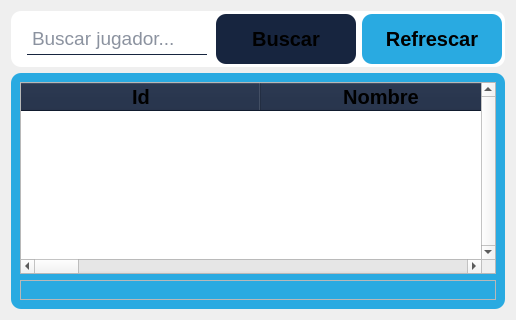
      <widget class="QWidget" name="jugadores">
       <layout class="QVBoxLayout" name="verticalLayout_2">
        <item>
         <widget class="QFrame" name="filtro_jugadores">
          <property name="styleSheet">
           <string notr="true">background-color: rgb(255, 255, 255);
border-radius: 10px;
padding: 3px;</string>
          </property>
          <property name="frameShape">
           <enum>QFrame::StyledPanel</enum>
          </property>
          <property name="frameShadow">
           <enum>QFrame::Raised</enum>
          </property>
          <layout class="QHBoxLayout" name="horizontalLayout_4" stretch="12,0,0">
           <property name="leftMargin">
            <number>0</number>
           </property>
           <property name="topMargin">
            <number>0</number>
           </property>
           <property name="rightMargin">
            <number>0</number>
           </property>
           <property name="bottomMargin">
            <number>0</number>
           </property>
           <item alignment="Qt::AlignVCenter">
            <widget class="QFrame" name="buscador_jugadores">
             <property name="minimumSize">
              <size>
               <width>0</width>
               <height>46</height>
              </size>
             </property>
             <property name="maximumSize">
              <size>
               <width>16777215</width>
               <height>30</height>
              </size>
             </property>
             <property name="styleSheet">
              <string notr="true">padding: 3px;</string>
             </property>
             <property name="frameShape">
              <enum>QFrame::StyledPanel</enum>
             </property>
             <property name="frameShadow">
              <enum>QFrame::Raised</enum>
             </property>
             <layout class="QVBoxLayout" name="verticalLayout_4">
              <property name="spacing">
               <number>0</number>
              </property>
              <property name="leftMargin">
               <number>10</number>
              </property>
              <property name="topMargin">
               <number>0</number>
              </property>
              <property name="rightMargin">
               <number>0</number>
              </property>
              <property name="bottomMargin">
               <number>0</number>
              </property>
              <item alignment="Qt::AlignVCenter">
               <widget class="QLineEdit" name="inp_buscador_jugadores">
                <property name="minimumSize">
                 <size>
                  <width>0</width>
                  <height>16</height>
                 </size>
                </property>
                <property name="font">
                 <font>
                  <pointsize>14</pointsize>
                 </font>
                </property>
                <property name="styleSheet">
                 <string notr="true">color: rgb(23, 37, 63);
	font-size: large;
	border: 0;
	border-bottom: 1px solid rgb(23, 37, 63);
	border-radius: 0;</string>
                </property>
                <property name="text">
                 <string/>
                </property>
                <property name="placeholderText">
                 <string>Buscar jugador...</string>
                </property>
               </widget>
              </item>
             </layout>
            </widget>
           </item>
           <item>
            <widget class="QPushButton" name="btn_buscar_jugadores">
             <property name="minimumSize">
              <size>
               <width>140</width>
               <height>50</height>
              </size>
             </property>
             <property name="maximumSize">
              <size>
               <width>150</width>
               <height>50</height>
              </size>
             </property>
             <property name="font">
              <font>
               <pointsize>-1</pointsize>
               <weight>75</weight>
               <bold>true</bold>
              </font>
             </property>
             <property name="cursor">
              <cursorShape>PointingHandCursor</cursorShape>
             </property>
             <property name="styleSheet">
              <string notr="true">background-color: rgb(23, 37, 63);
font-size: 20px;
font-weight: bold;
border: none;
padding: 10px;
border-radius: 10px;</string>
             </property>
             <property name="text">
              <string>Buscar</string>
             </property>
             <property name="icon">
              <iconset>
               <normaloff>lupa.png</normaloff>lupa.png</iconset>
             </property>
             <property name="iconSize">
              <size>
               <width>20</width>
               <height>20</height>
              </size>
             </property>
            </widget>
           </item>
           <item>
            <widget class="QPushButton" name="btn_refrescar_jugadores">
             <property name="minimumSize">
              <size>
               <width>140</width>
               <height>50</height>
              </size>
             </property>
             <property name="maximumSize">
              <size>
               <width>150</width>
               <height>50</height>
              </size>
             </property>
             <property name="cursor">
              <cursorShape>PointingHandCursor</cursorShape>
             </property>
             <property name="styleSheet">
              <string notr="true">background-color: rgb(41, 170, 225);
font-size: 20px;
font-weight: bold;
border: none;
padding: 10px;
border-radius: 10px;
text-align:center;</string>
             </property>
             <property name="text">
              <string>Refrescar</string>
             </property>
             <property name="icon">
              <iconset>
               <normaloff>refrescar.png</normaloff>refrescar.png</iconset>
             </property>
             <property name="iconSize">
              <size>
               <width>20</width>
               <height>20</height>
              </size>
             </property>
            </widget>
           </item>
          </layout>
         </widget>
        </item>
        <item>
         <widget class="QFrame" name="contenedor_jugadores">
          <property name="styleSheet">
           <string notr="true">#contenedor_jugadores {
background-color: rgb(41, 170, 225);
border-radius: 10px;
}
</string>
          </property>
          <property name="frameShape">
           <enum>QFrame::StyledPanel</enum>
          </property>
          <property name="frameShadow">
           <enum>QFrame::Raised</enum>
          </property>
          <layout class="QGridLayout" name="gridLayout">
           <item row="0" column="0">
            <widget class="QTableWidget" name="tabla_jugadores">
             <property name="font">
              <font>
               <pointsize>-1</pointsize>
              </font>
             </property>
             <property name="autoFillBackground">
              <bool>false</bool>
             </property>
             <property name="styleSheet">
              <string notr="true">#tabla_jugadores{
font-size: 18px;
	color: rgb(24, 38, 64);
}

#tabla_jugadores QHeaderView::section {
	background-color: rgb(24, 38, 64);
	font-weight: bold;
	font-size: 20px;
}

#tabla_jugadores QScrollBar:horizontal {
    border: 0;
	background-color: rgb(24, 38, 64);
    height: 18px;
    margin: 0;
}

#tabla_jugadores QScrollBar:vertical {
    border: 0;
	background-color: rgb(24, 38, 64);
    width: 18px;
    margin: 0;
}</string>
             </property>
             <property name="verticalScrollBarPolicy">
              <enum>Qt::ScrollBarAlwaysOn</enum>
             </property>
             <property name="horizontalScrollBarPolicy">
              <enum>Qt::ScrollBarAlwaysOn</enum>
             </property>
             <property name="sizeAdjustPolicy">
              <enum>QAbstractScrollArea::AdjustIgnored</enum>
             </property>
             <property name="autoScroll">
              <bool>false</bool>
             </property>
             <property name="autoScrollMargin">
              <number>0</number>
             </property>
             <property name="editTriggers">
              <set>QAbstractItemView::NoEditTriggers</set>
             </property>
             <property name="showDropIndicator" stdset="0">
              <bool>false</bool>
             </property>
             <property name="alternatingRowColors">
              <bool>true</bool>
             </property>
             <property name="selectionMode">
              <enum>QAbstractItemView::SingleSelection</enum>
             </property>
             <property name="selectionBehavior">
              <enum>QAbstractItemView::SelectRows</enum>
             </property>
             <property name="verticalScrollMode">
              <enum>QAbstractItemView::ScrollPerPixel</enum>
             </property>
             <property name="horizontalScrollMode">
              <enum>QAbstractItemView::ScrollPerPixel</enum>
             </property>
             <property name="rowCount">
              <number>0</number>
             </property>
             <attribute name="horizontalHeaderDefaultSectionSize">
              <number>240</number>
             </attribute>
             <attribute name="horizontalHeaderShowSortIndicator" stdset="0">
              <bool>false</bool>
             </attribute>
             <attribute name="verticalHeaderVisible">
              <bool>false</bool>
             </attribute>
             <attribute name="verticalHeaderMinimumSectionSize">
              <number>0</number>
             </attribute>
             <attribute name="verticalHeaderHighlightSections">
              <bool>false</bool>
             </attribute>
             <attribute name="verticalHeaderShowSortIndicator" stdset="0">
              <bool>false</bool>
             </attribute>
             <column>
              <property name="text">
               <string>Id</string>
              </property>
              <property name="font">
               <font>
                <weight>50</weight>
                <bold>false</bold>
               </font>
              </property>
             </column>
             <column>
              <property name="text">
               <string>Nombre</string>
              </property>
             </column>
             <column>
              <property name="text">
               <string>Nº Ranking</string>
              </property>
             </column>
             <column>
              <property name="text">
               <string>Puntos</string>
              </property>
             </column>
             <column>
              <property name="text">
               <string>Posición</string>
              </property>
             </column>
             <column>
              <property name="text">
               <string>Pareja</string>
              </property>
             </column>
             <column>
              <property name="text">
               <string>País</string>
              </property>
             </column>
             <column>
              <property name="text">
               <string>Partidos jugados</string>
              </property>
             </column>
             <column>
              <property name="text">
               <string>Partidos ganados</string>
              </property>
             </column>
             <column>
              <property name="text">
               <string>Partidos perdidos</string>
              </property>
             </column>
             <column>
              <property name="text">
               <string>Victorias consecutivas</string>
              </property>
             </column>
             <column>
              <property name="text">
               <string>Efectividad</string>
              </property>
             </column>
             <column>
              <property name="text">
               <string>Títulos</string>
              </property>
             </column>
             <column>
              <property name="text">
               <string>Fecha nacimiento</string>
              </property>
             </column>
             <column>
              <property name="text">
               <string>País nacimiento</string>
              </property>
             </column>
             <column>
              <property name="text">
               <string>Lugar residencia</string>
              </property>
             </column>
             <column>
              <property name="text">
               <string>Altura</string>
              </property>
             </column>
             <column>
              <property name="text">
               <string>Url foto</string>
              </property>
             </column>
             <column>
              <property name="text">
               <string>Sexo</string>
              </property>
             </column>
            </widget>
           </item>
           <item row="1" column="0">
            <widget class="QFrame" name="contenedor_button_modificar_3">
             <property name="cursor">
              <cursorShape>ArrowCursor</cursorShape>
             </property>
             <property name="frameShape">
              <enum>QFrame::StyledPanel</enum>
             </property>
             <property name="frameShadow">
              <enum>QFrame::Raised</enum>
             </property>
             <layout class="QHBoxLayout" name="horizontalLayout_25"/>
            </widget>
           </item>
          </layout>
         </widget>
        </item>
       </layout>
      </widget>
